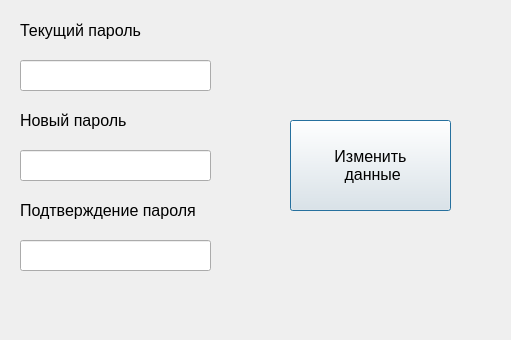
<?xml version="1.0" encoding="UTF-8"?>
<ui version="4.0">
 <class>changeauthwindow</class>
 <widget class="QDialog" name="changeauthwindow">
  <property name="geometry">
   <rect>
    <x>0</x>
    <y>0</y>
    <width>511</width>
    <height>340</height>
   </rect>
  </property>
  <property name="windowTitle">
   <string>Dialog</string>
  </property>
  <widget class="QLabel" name="label">
   <property name="geometry">
    <rect>
     <x>20</x>
     <y>10</y>
     <width>171</width>
     <height>41</height>
    </rect>
   </property>
   <property name="font">
    <font>
     <pointsize>12</pointsize>
    </font>
   </property>
   <property name="text">
    <string>Текущий пароль</string>
   </property>
  </widget>
  <widget class="QPushButton" name="changeAuthButton">
   <property name="geometry">
    <rect>
     <x>290</x>
     <y>120</y>
     <width>161</width>
     <height>91</height>
    </rect>
   </property>
   <property name="font">
    <font>
     <pointsize>12</pointsize>
    </font>
   </property>
   <property name="text">
    <string>Изменить
 данные</string>
   </property>
  </widget>
  <widget class="QLabel" name="label_3">
   <property name="geometry">
    <rect>
     <x>20</x>
     <y>190</y>
     <width>251</width>
     <height>41</height>
    </rect>
   </property>
   <property name="font">
    <font>
     <pointsize>12</pointsize>
    </font>
   </property>
   <property name="text">
    <string>Подтверждение пароля</string>
   </property>
  </widget>
  <widget class="QLineEdit" name="newPasswordEditLine">
   <property name="geometry">
    <rect>
     <x>20</x>
     <y>150</y>
     <width>191</width>
     <height>31</height>
    </rect>
   </property>
  </widget>
  <widget class="QLineEdit" name="currentPasswordEditLine">
   <property name="geometry">
    <rect>
     <x>20</x>
     <y>60</y>
     <width>191</width>
     <height>31</height>
    </rect>
   </property>
  </widget>
  <widget class="QLineEdit" name="confirmedPasswordEditLine">
   <property name="geometry">
    <rect>
     <x>20</x>
     <y>240</y>
     <width>191</width>
     <height>31</height>
    </rect>
   </property>
  </widget>
  <widget class="QLabel" name="label_2">
   <property name="geometry">
    <rect>
     <x>20</x>
     <y>100</y>
     <width>251</width>
     <height>41</height>
    </rect>
   </property>
   <property name="font">
    <font>
     <pointsize>12</pointsize>
    </font>
   </property>
   <property name="text">
    <string>Новый пароль</string>
   </property>
  </widget>
 </widget>
 <resources/>
 <connections/>
</ui>
